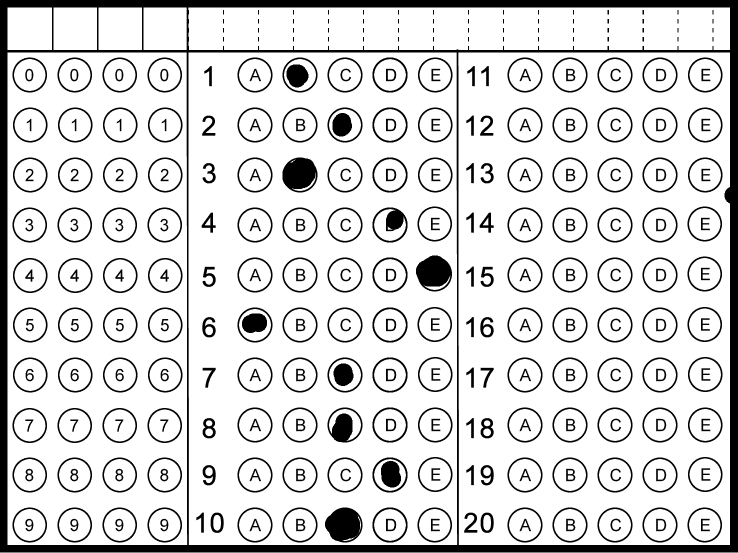
#> input picture python/hafta22/cevap20x5_v2.png, 1475 x 1106 px, found by its file name (shown at 1/2 size)
$ python optik_deneme.py
#> lines starting #> are read from the running program, lines starting #| are printed output that depends on the picture; after the words box and inside, x2 and y2 are one past the last pixel; in counts of white or black regions, pixels touching at a corner belong together
import numpy as np
import cv2
import imutils
from imutils.perspective import four_point_transform
from imutils import contours


ANSWER_KEY = {0: 4, 1: 4, 2: 4, 3: 4, 4: 4}

image = cv2.imread("C:\\Users\\furkan\\Desktop\\MucitAkademi\\python\\hafta22\\cevap20x5_v2.png")
#> image is the input picture: shape (1106, 1475, 3); min 0, max 255, mean 216.4

alan1 = image[10:1200, 10:370]
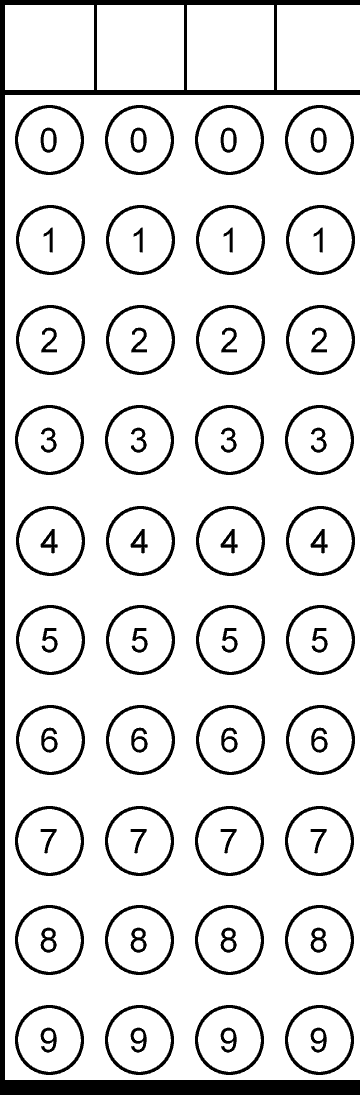
#> alan1: shape (1096, 360, 3); min 0, max 255, mean 223.5
w, h = alan1.shape[:2]
#> w = 1096; h = 360
# cv2.imshow("alan1", cv2.resize(alan1, (h//2, w//2)))
# cv2.waitKey(0)

gray = cv2.cvtColor(alan1, cv2.COLOR_BGR2GRAY)
thresh = cv2.threshold(gray, 0, 255,
	cv2.THRESH_BINARY | cv2.THRESH_OTSU)[1]
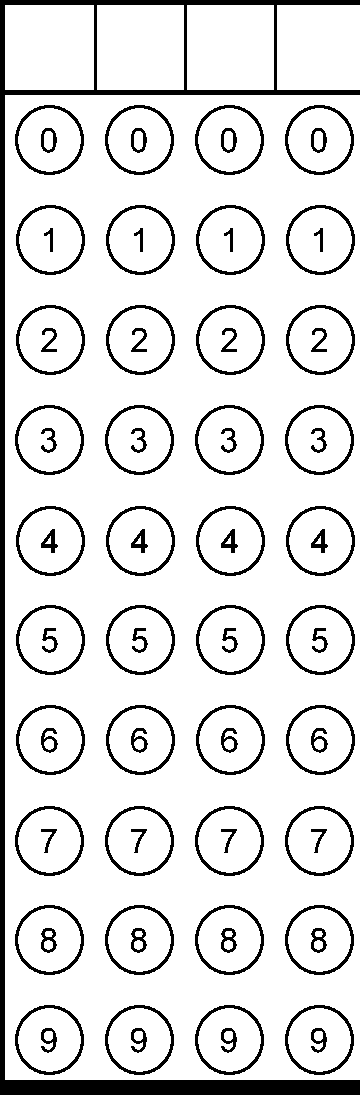
#> thresh: shape (1096, 360); 87.5% white; 81 black regions

cv2.imshow("Thresh", thresh)
cv2.waitKey(0)

cnts = cv2.findContours(thresh.copy(), cv2.RETR_EXTERNAL,
	cv2.CHAIN_APPROX_SIMPLE)
#> cnts = 6 contours, 1 with area under 20; largest, box (x1, y1, x2, y2) and area: (5, 95, 360, 1080) 348336, (5, 5, 94, 90) 7392, (187, 5, 274, 90) 7224, (97, 5, 184, 90) 7224, (277, 5, 360, 90) 6888

cv2.drawContours(alan1, cnts[0], -1, (0, 255, 0), 2)
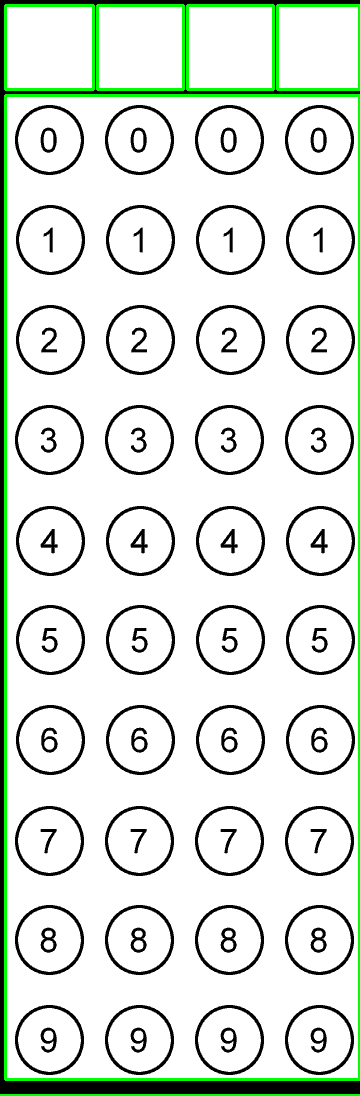
#> alan1: shape (1096, 360, 3); 2.97% of pixels changed, all inside (x1, y1, x2, y2) = (0, 4, 360, 1096)
cv2.imshow("Image", image)
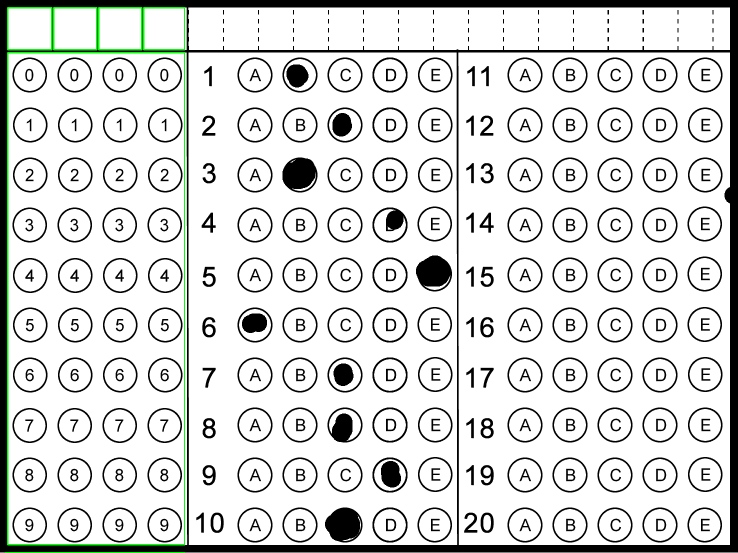
#> window 'Image': shape (1106, 1475, 3) (shown at 1/2 size); mean B, G, R 215.1, 216.9, 215.1
cv2.waitKey(0)

cnts = imutils.grab_contours(cnts)

questionCnts = []

for c in cnts:
    (x, y, w, h) = cv2.boundingRect(c)
    ar = w / float(h)
    cv2.rectangle(image, (x, y), (x + w, y + h), (0, 255, 0), 2)
    cv2.imshow("Image", image)
    cv2.waitKey(0)

    if w >= 20 and h >= 20 and ar >= 0.9 and ar <= 1.1:
        questionCnts.append(c)
#> this loop made 6 passes
#> (c, x, y, w, h, ar) on passes 1 to 6: ([[0, 1095], [359, 1095]], 0, 1095, 360, 1, 360), ([[5, 95], [5, 1079], [359, 1079], [359, 95]], 5, 95, 355, 985, 0.36), ([[277, 5], [277, 89], [359, 89], [359, 5]], 277, 5, 83, 85, 0.976), ([[187, 5], [187, 89], [273, 89], [273, 5]], 187, 5, 87, 85, 1.02), ([[97, 5], [97, 89], [183, 89], [183, 5]], 97, 5, 87, 85, 1.02), ([[5, 5], [5, 89], [93, 89], [93, 5]], 5, 5, 89, 85, 1.05)
#> pass 1, `cv2.imshow("Image", image)`:
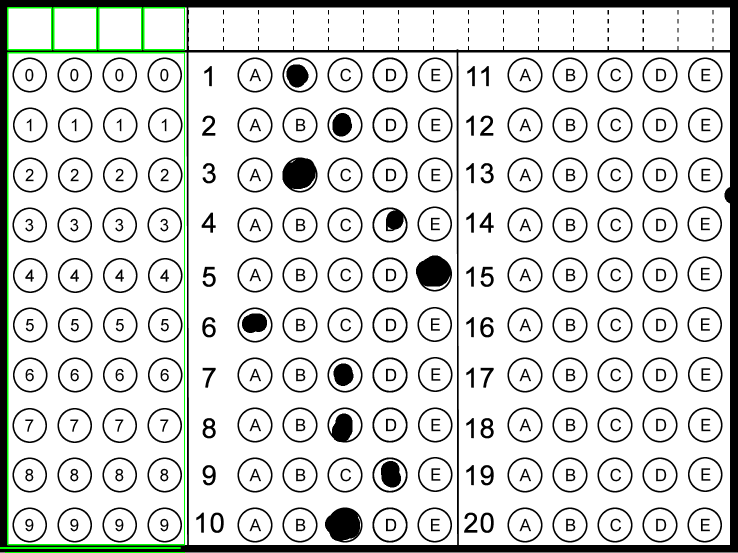
#> window 'Image': shape (1106, 1475, 3) (shown at 1/2 size); mean B, G, R 215.1, 217.1, 215.1
#> pass 2, `cv2.imshow("Image", image)`:
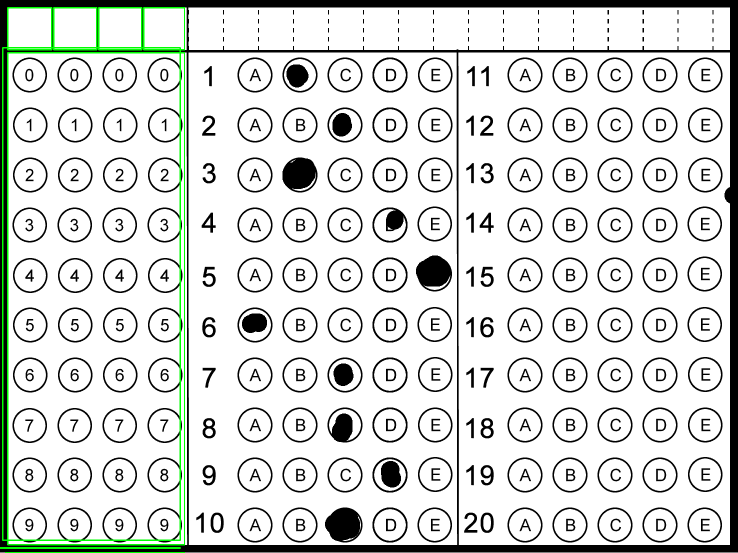
#> window 'Image': shape (1106, 1475, 3) (shown at 1/2 size); mean B, G, R 214.4, 217.7, 214.4
#> after the loop:
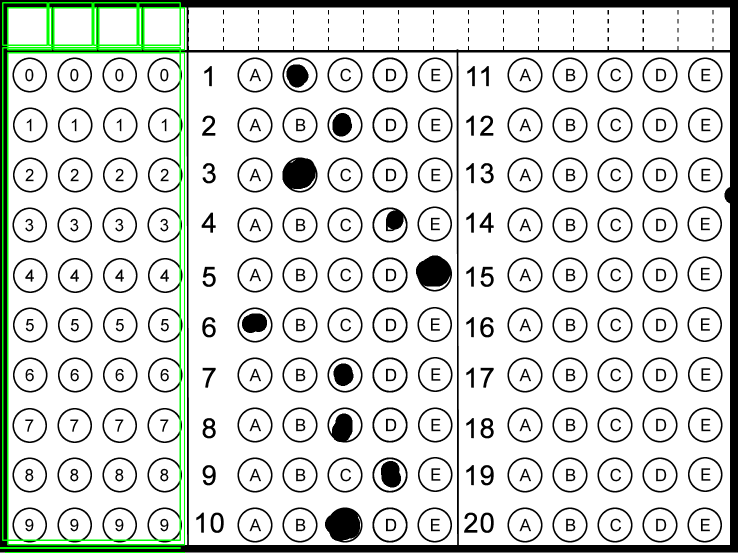
#> image: shape (1106, 1475, 3) (shown at 1/2 size); 1.54% of pixels changed, all inside (x1, y1, x2, y2) = (0, 4, 370, 1106)
#> after the loop, questionCnts = 4 contours; box (x1, y1, x2, y2) and area: (5, 5, 94, 90) 7392, (187, 5, 274, 90) 7224, (97, 5, 184, 90) 7224, (277, 5, 360, 90) 6888


questionCnts = contours.sort_contours(questionCnts,
	method="top-to-bottom")[0]
correct = 0


for (q, i) in enumerate(np.arange(0, len(questionCnts), 5)):
    cnts = contours.sort_contours(questionCnts[i:i + 5])[0]
    bubbled = None

    for (j, c) in enumerate(cnts):
        mask = np.zeros(thresh.shape, dtype="uint8")
        cv2.drawContours(mask, [c], -1, 255, -1)

        mask = cv2.bitwise_and(thresh, thresh, mask=mask)
        total = cv2.countNonZero(mask)

        if bubbled is None or total > bubbled[0]:
            bubbled = (total, j)


    color = (0, 0, 255)
    k = ANSWER_KEY[q]

    if k == bubbled[1]:
        color = (0, 255, 0)
        correct += 1

#> (the run stopped early here; a loop or call above may not have finished)
